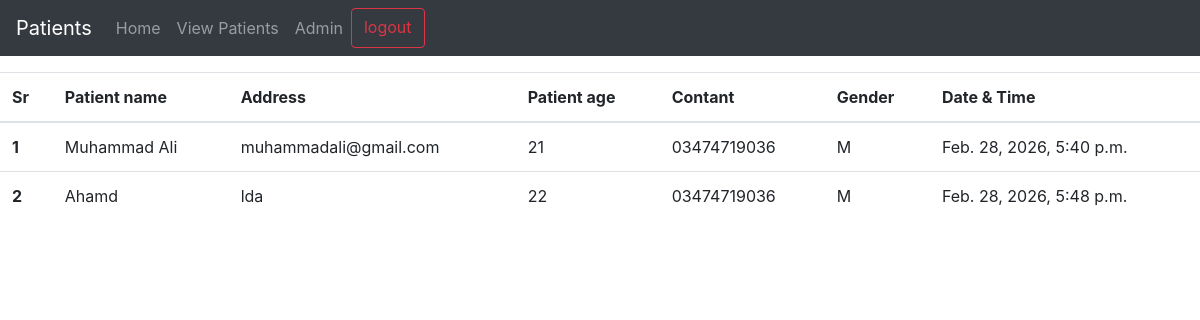
The app's page /view_patients/ (signed in), older data.
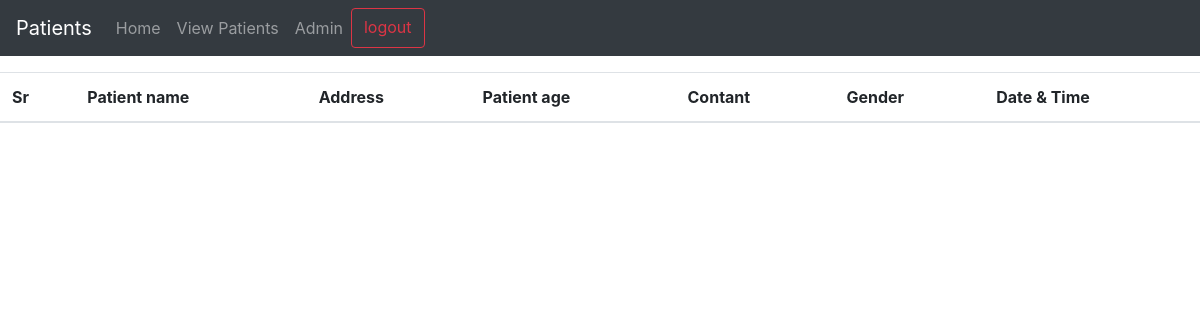
The same page, newer data.
### b_auth/models.py (models this page shows, shortened)
class Patients(models.Model):
    user=models.ForeignKey(User,on_delete=models.SET_NULL,null=True,blank=True)
    patient_name=models.CharField(max_length=100)
    patient_age=models.IntegerField(blank=True,null=True)
    choice=[
        ('M','Male'),
        ('F','Femle'),
        ('O','Other')
    ]
    gender=models.CharField(max_length=1,choices=choice)
    content=models.CharField(max_length=11)
    address=models.TextField(blank=True,null=True)
    time=models.DateTimeField(default=timezone.now)

### b_auth/views.py (the view)
# urls.py: path('view_patients/',views.view_patient,name='view_patient'),
@login_required(login_url='/login/')
def view_patient(request):
    queryset=Patients.objects.all()
    context={'patients':queryset}
    return render(request,'view_patients.html',context)

### b_auth/templates/view_patients.html (shortened to what this page needs)
{% extends "index.html" %}
{% block content %}
<table class="table mt-3">
  <thead>
    <tr>
      <th scope="col">Sr</th>
      <th scope="col">Patient name</th>
      <th scope="col">Address</th>
      <th scope="col">Patient age</th>
      <th scope="col">Contant</th>
      <th scope="col">Gender</th>
      <th scope="col">Date & Time</th>
    </tr>
  </thead>
  <tbody>
    {% for patient in patients%}
    <tr>
      <th scope="row">{{forloop.counter}}</th>
      <td>{{patient.patient_name}}</td>
      <td>{{patient.address}}</td>
      <td>{{patient.patient_age}}</td>
      <td>{{patient.content}}</td>
      <td>{{patient.gender}}</td>
      <td>{{patient.time}}</td>
    </tr>
    {%endfor%}
  </tbody>
</table>
{% endblock content %}

### b_auth/templates/index.html (shortened to what this page needs)
{% load static %}
<!doctype html>
<html lang="en">
<head>
  <link rel="stylesheet" href="https://cdn.jsdelivr.net/npm/bootstrap@4.4.1/dist/css/bootstrap.min.css"
>
</head>
<body>
  <nav class="navbar navbar-expand-lg navbar-dark bg-dark px-3">
    <a class="navbar-brand fw-bold" href="/">Patients</a>
    <div class="collapse navbar-collapse" id="navbarNav">
      <ul class="navbar-nav ms-auto">
        <li class="nav-item">
          <a class="nav-link" href="/">Home</a>
        </li>
        <li class="nav-item">
          <a class="nav-link" href="/view_patients/">View Patients</a>
        </li>
        <li class="nav-item">
          <a class="nav-link" href="/admin/">Admin</a>
        </li>
        {% if request.user.is_authenticated %}
        <a href="/logout/" class="btn btn-outline-danger" type="submit">logout</a>
        {% else %}
        <li class="nav-item">
          <a class="nav-link btn btn-outline-success px-3 mx-1" href="/login/">Login</a>
        </li>
        {%endif%}
      </ul>
    </div>
  </nav>
  {% block content %}
  {% endblock content %}
</body>
</html>

Row changes from the older to the newer data that the page shows:
removed Patients: patient_name "Muhammad Ali", address "muhammadali@gmail.com", patient_age "21", content "03474719036", gender "M", time "Feb. 28, 2026, 5:40 p.m."
removed Patients: patient_name "Ahamd", address "lda", patient_age "22", content "03474719036", gender "M", time "Feb. 28, 2026, 5:48 p.m."
